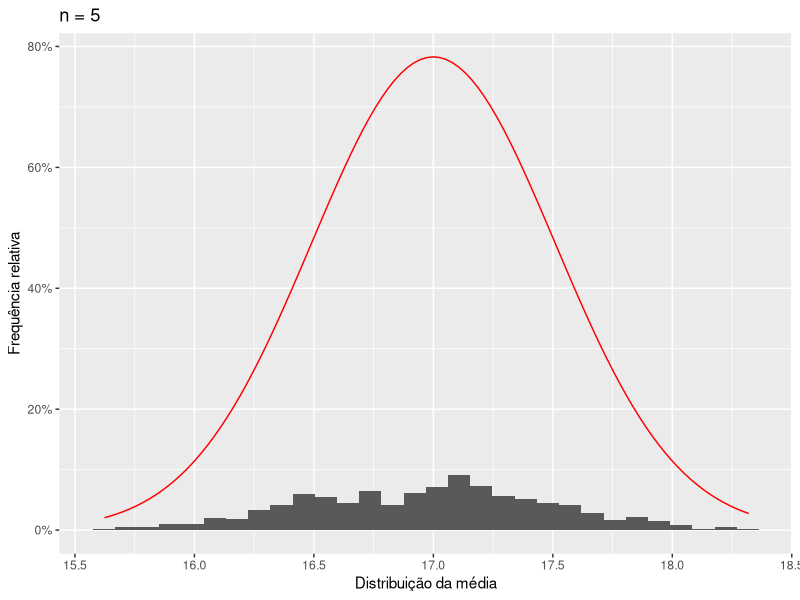
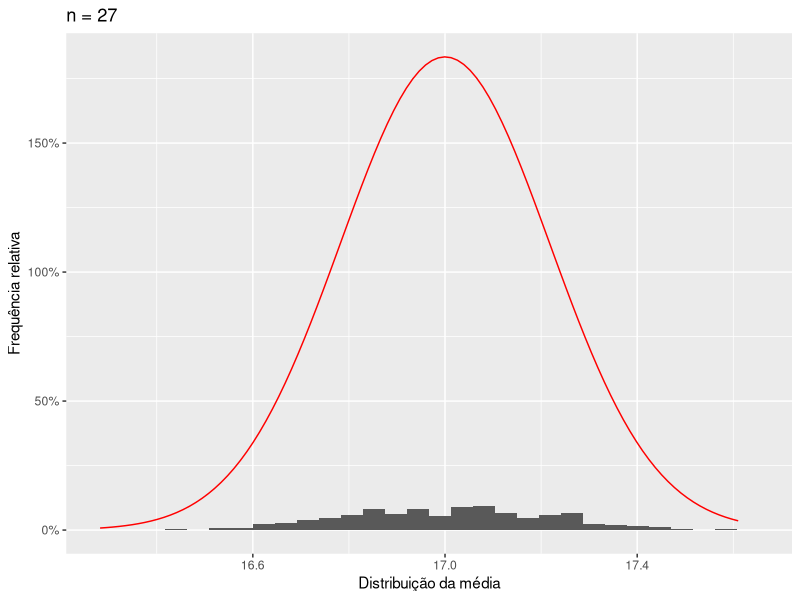
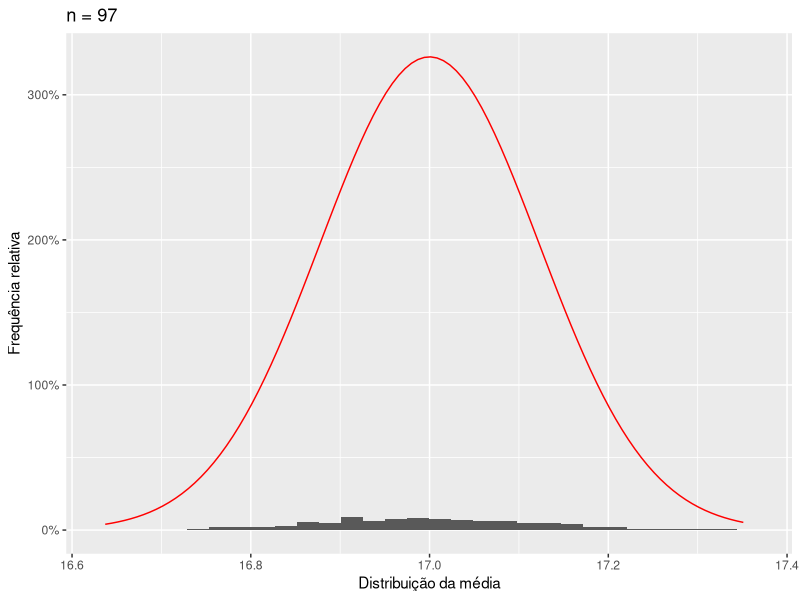

R code for these plots, in order:
library(ggplot2)

seed <- 1908
n1 <- 5
n2 <- 27
n3 <- 97
m <- 560
min <- 15
max <- 19

set.seed(seed)

for(i in list(n1, n2, n3)){
  df = data.frame()
  for(j in 1:m){
    df[j, 1] = mean(runif(i, min, max))
  }
  
  plot <- ggplot(df, aes(V1)) +
    geom_histogram(aes(y = ..count../sum(..count..))) +
    stat_function(fun = dnorm, colour = "red", args = list(mean = (min + max)/2, sd = sd(df$V1))) +
    scale_y_continuous(labels = scales::percent) +
    ggtitle(paste("n =",i)) + labs(x = "Distribuição da média", y = "Frequência relativa")
  print(plot)
}